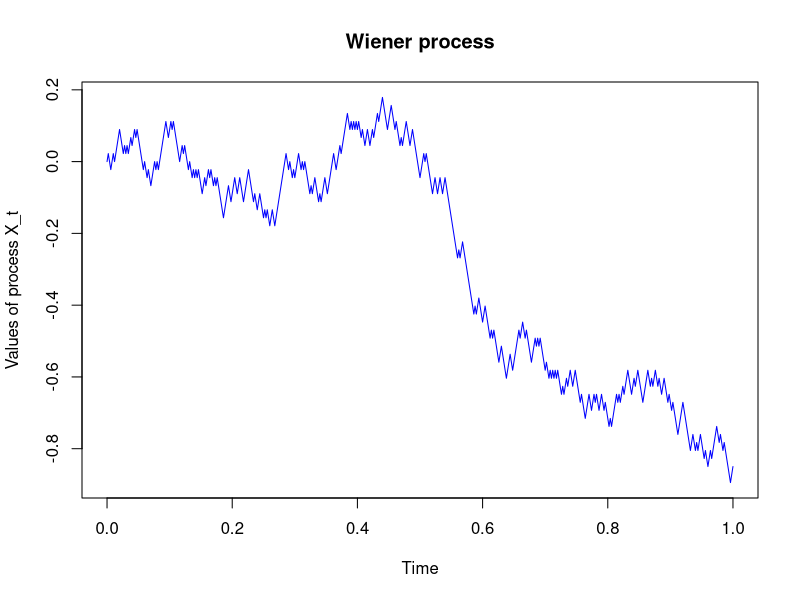

Source code (R):
# clear variables and close windows
rm(list = ls(all = TRUE))
graphics.off()

wiener2 = function(dt, c) {
    l = 1
    n = floor(l/dt)
    t = seq(0, n * dt, c * dt)
    
    set.seed(0)
    z = runif(floor(n/c), 0, 1)
    z = 2 * (z > 0.5) - 1
    z = z * c^(-0.5) * sqrt(dt)  #to get finite and non-zero variance
    x = c(0, cumsum(z))
    
    listik = cbind(t, x)
    
    # output
    plot(listik[, 1], listik[, 2], type = "l", col = "blue", xlab = "Time", ylab = "Values of process X_t")
    title("Wiener process")
    
}

wiener2(0.001, 2) 
